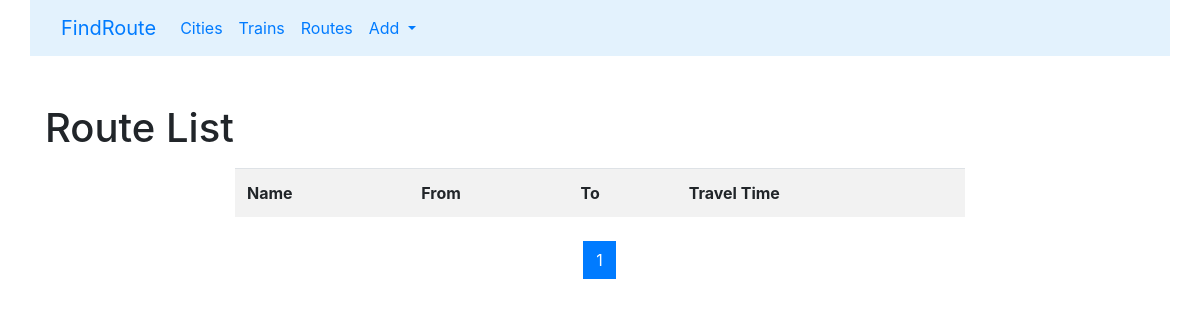
The page /list/ on the database as committed earlier.
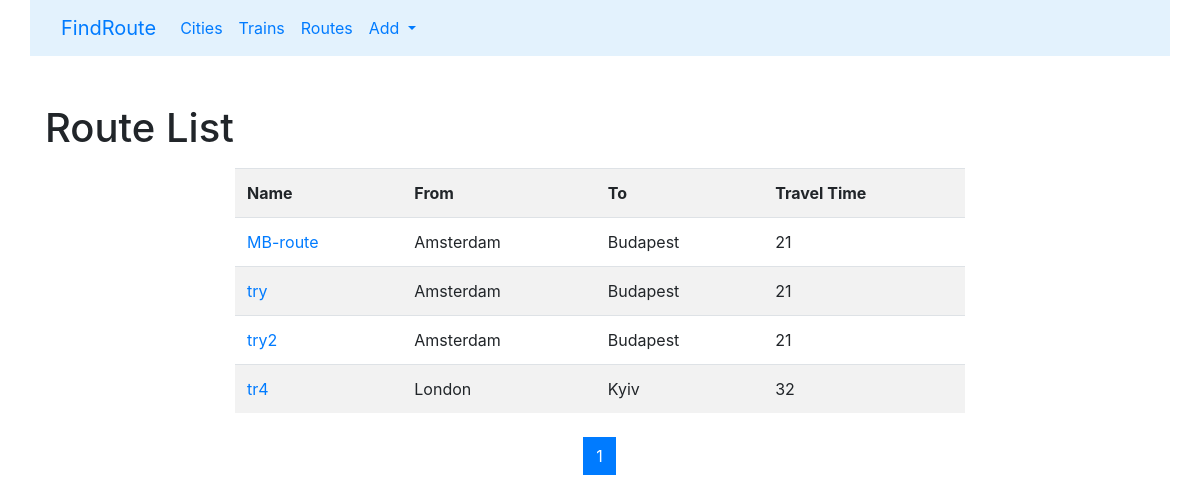
The same page on the database as committed later.
### routes/models.py (models this page shows, shortened)
class Route(models.Model):
    name = models.CharField(max_length=50, unique=True,
                            verbose_name='Route name')
    travel_times = models.PositiveSmallIntegerField(verbose_name='Total travel time')
    from_city = models.ForeignKey(City, on_delete=models.CASCADE,
                                  related_name='route_from_city_set',
                                  verbose_name='From which city'
                                  )
    to_city = models.ForeignKey('cities.City', on_delete=models.CASCADE,
                                related_name='route_to_city_set',
                                verbose_name='To which city'
                                )
    trains = models.ManyToManyField(
        'trains.Train', verbose_name='List of trains',)
    class Meta:
        verbose_name = 'Route'
        verbose_name_plural = 'Routes'
        ordering = ['travel_times']

### cities/models.py (models this page shows, shortened)
class City(models.Model):
    name = models.CharField(max_length=255, unique=True, verbose_name='City')
    def __str__(self):
        return self.name
    class Meta:
        verbose_name_plural = 'Cities'
        verbose_name = 'City'
        ordering = ['name']

### routes/views.py (the view)
# urls.py: path('list/', RoteListView.as_view(), name='list'),
class RoteListView(ListView):
    paginate_by = 10
    model = Route
    template_name = 'routes/list.html'

### routes/templates/routes/list.html (shortened to what this page needs)
{% extends "base.html" %}
{% block content %}
<h1>Route List</h1>
<div class="row">
    <div class="col-md-8 mx-auto my-2">
        <table class="table table-striped">
            <tr>
                <th>Name</th>
                <th>From</th>
                <th>To</th>
                <th>Travel Time</th>
            </tr>
            {% for object in page_obj %}
                <tr>
                    <td>
                        <a href="{% url 'detail' pk=object.pk %}">{{ object.name }}</a>
                    </td>
                    <td>{{ object.from_city }}</td>
                    <td>{{ object.to_city }}</td>
                    <td>{{ object.travel_times }}</td>
                </tr>
            {% endfor %}
        </table>
    </div>
</div>
<nav aria-label="Page navigation example">
  <ul class="pagination justify-content-center">
    {% for page in page_obj.paginator.page_range %}
        <li class="page-item {% if page == page_obj.number %} active {% endif %}">
            <a class="page-link" href="?page={{ page }}">
                {{ page }}
            </a>
        </li>
    {% endfor %}
  </ul>
</nav>
{% endblock %}

### templates/base.html (shortened to what this page needs)
{% url 'cities:home' as cities_home_url %}
{% url 'cities:create' as cities_create_url %}
{% url 'trains:create' as trains_create_url %}
{% url 'trains:home' as trains_home_url %}
{% url 'list' as route_list %}
<!doctype html>
<html lang="en">
<head>
    <link rel="stylesheet" href="https://cdn.jsdelivr.net/npm/bootstrap@4.5.3/dist/css/bootstrap.min.css">
    <link href="https://cdn.jsdelivr.net/npm/select2@4.1.0-beta.1/dist/css/select2.min.css" rel="stylesheet" />
</head>
<body>
<nav class="navbar navbar-expand-lg bg-body-tertiary container" style="background-color: #e3f2fd;">
    <div class="container-fluid">
        <a class="navbar-brand" href="{% url 'home' %}">FindRoute</a>
        <div class="collapse navbar-collapse" id="navbarNavDropdown">
            <ul class="navbar-nav">
                <li class="nav-item {% if request.path == cities_home_url %}active{% endif %}">
                    <a class="nav-link" href="{% url 'cities:home' %}">Cities</a>
                </li>
                <li class="nav-item {% if request.path == trains_home_url %}active{% endif %}">
                    <a class="nav-link" href="{% url 'trains:home' %}">Trains</a>
                </li>
                <li class="nav-item {% if request.path == route_list %} active {% endif %}">
                    <a class="nav-link" href="{% url 'list' %}">Routes</a>
                </li>
                <li class="nav-item dropdown {% if request.path == cities_create_url or request.path == trains_create_url %} active {% endif %}">
                    <a class="nav-link dropdown-toggle" href="#" role="button" data-bs-toggle="dropdown" aria-expanded="false">
                        Add
                    </a>
                </li>
            </ul>
        </div>
    </div>
</nav>
<div class="container">
    <div class="row">
    </div>
</div>
<div class="container">
    {% block content %}{% endblock %}
</div>
</body>
</html>

Rows that differ between the two databases and show on the page:
added Route: name "MB-route", from_city "Amsterdam", to_city "Budapest", travel_times "21"
added Route: name "try", from_city "Amsterdam", to_city "Budapest", travel_times "21"
added Route: name "try2", from_city "Amsterdam", to_city "Budapest", travel_times "21"
added Route: name "tr4", from_city "London", to_city "Kyiv", travel_times "32"
